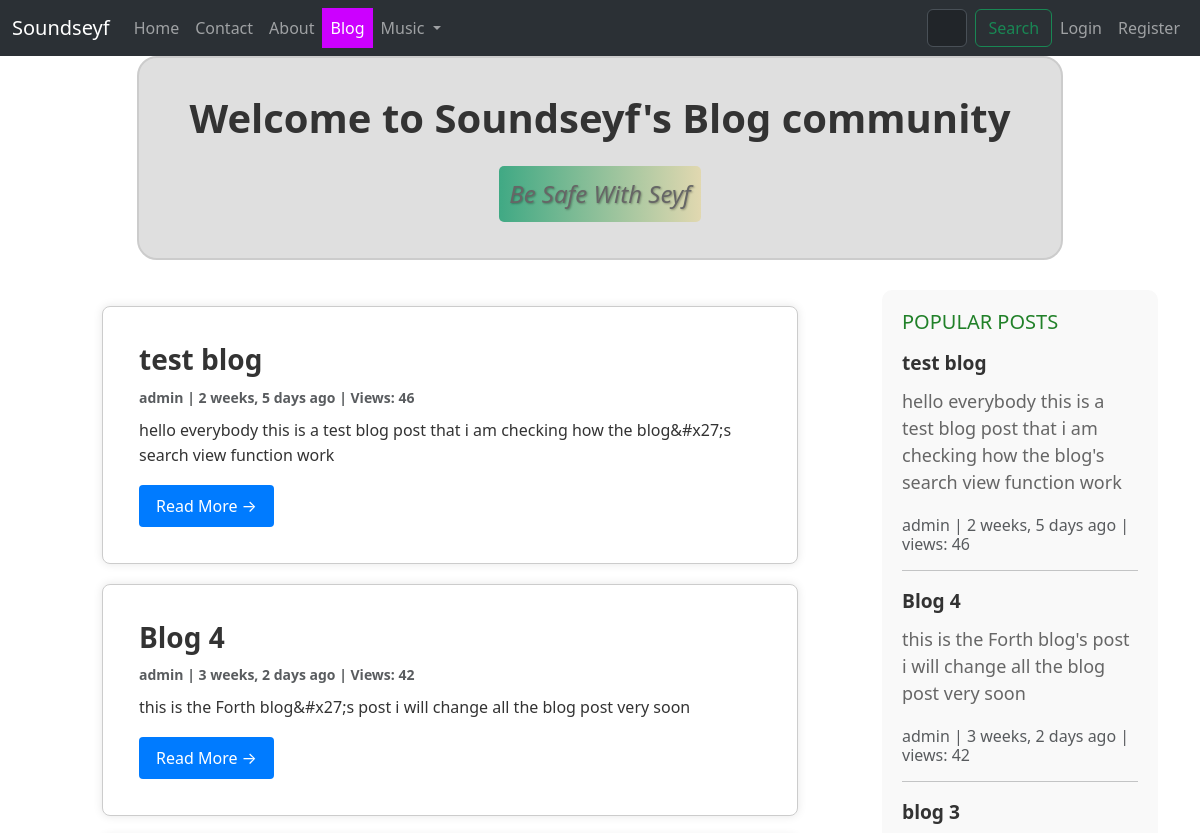
The page /blog/ (upper part) on the database as committed earlier.
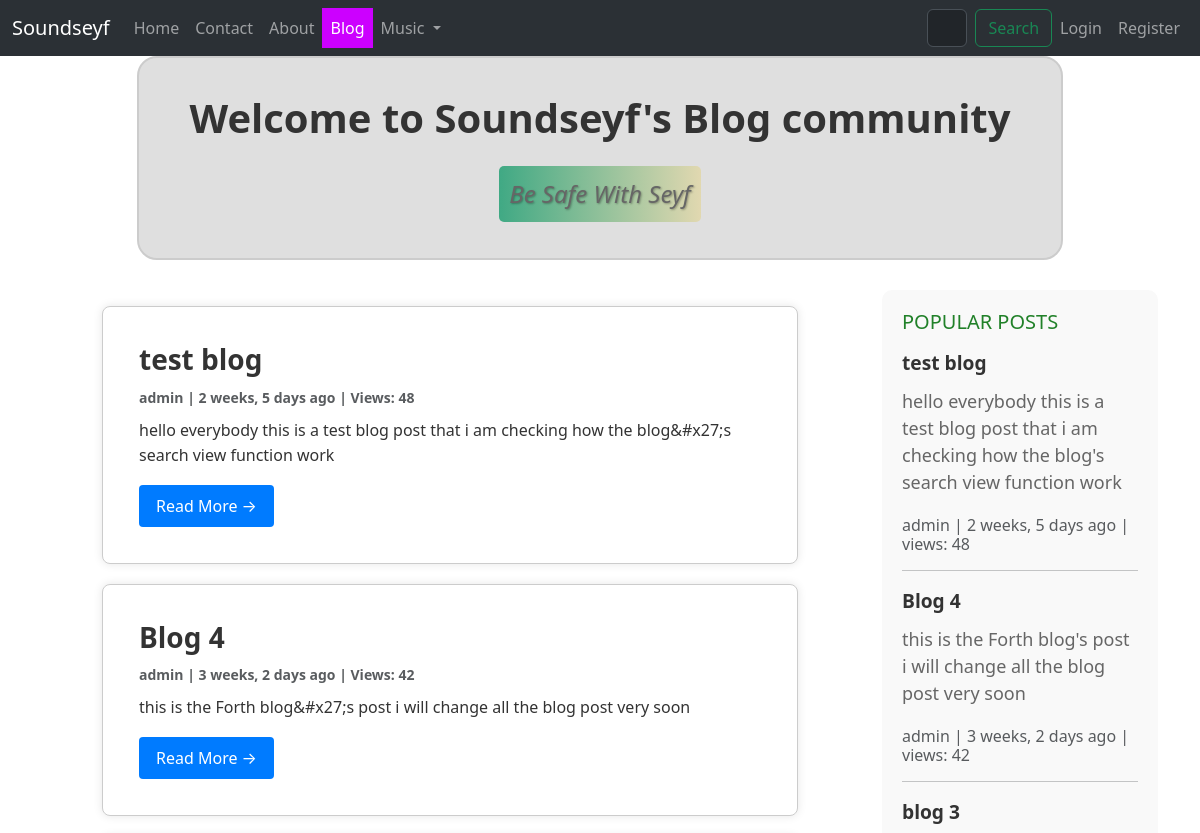
The same page on the database as committed later.
### blog/models.py (models this page shows, shortened)
class Post(models.Model):
    title = models.CharField(max_length=255,unique=True)
    slug = models.SlugField(max_length=255,unique=True)
    author = models.ForeignKey(User,on_delete=models.CASCADE,null=True)
    content = models.TextField(null=True,blank=True)
    created_on = models.DateTimeField(auto_now_add=True)
    updated_on = models.DateTimeField(auto_now=True)
    published_on = models.DateTimeField(null=True)
    status = models.CharField(max_length=255,choices=STATUS_CHOICES)
    counted_views = models.IntegerField(default=0)
    login_required = models.BooleanField(default=False)
    class Meta:
        ordering = ['-created_on']

### blog/views.py (the view)
# urls.py: path('',views.PostList.as_view(),name="blog-home"),
class PostList(generic.ListView):
    now = timezone.now()
    queryset = Post.objects.filter(status='p' , published_on__lte=now).order_by('-created_on')
    context_object_name = 'post_list'
    paginate_by = 3
    template_name = "blog/blog-home.html"

### blog/templatetags/blog-tags.py (called while the page is built)
@register.inclusion_tag('blog/sidebar.html')
def popularpost():
    popularposts = Post.objects.all().order_by('-counted_views')[:3]
    return  {"popularposts":popularposts}

### templates/blog/blog-home.html (shortened to what the changed rows need)
{% load humanize %}
{% load blog-tags %}
<!DOCTYPE html>
<html lang="en">
<head>
    <link href="https://cdn.jsdelivr.net/npm/bootstrap@5.3.3/dist/css/bootstrap.min.css" rel="stylesheet"
>
<body data-bs-theme="light">
    <div class="container post-container">
        <div class="row">
            <div class="col-md-8 mt-3">
                {% for post in post_list %}
                <div class="card post-card">
                    <div class="card-body">
                        <h2 class="card-title post-title">{{ post.title }}</h2>
                        <p class="card-text text-muted post-meta" style="font-weight: bold;">{{ post.author }} | {{ post.created_on|naturaltime }}
                            | Views: {{ post.counted_views }}</p>
                        <p class="card-text post-content">{{ post.content|truncatewords_html:50 }}</p>
                        <a href="{% url 'blog:blog-single' post.slug %}" class="btn read-more-btn">Read More &rarr;</a>
                    </div>
                </div>
                {% endfor %}
            </div>
        {% popularpost %}
        </div>
    </div>
</body>
</html>

### templates/blog/sidebar.html (shortened to what this page needs)
{% load static %}
{% load humanize %}
<!DOCTYPE html>
<html lang="en">
<head>
</head>
<body>
    <div class="sidebar">
        <div class="sidebar-widget">
            <h4>POPULAR POSTS</h4>
            <ul class="popular-posts-list">
                {% for post in popularposts %}
                <li style="font-weight: bolder;"><a href="{% url 'blog:blog-single' post.slug %}">{{ post.title }}</a>
                </li>
                <div class="blog-snippet">{{ post.content|truncatewords:20 }}</div>
                <p class="card-text text-muted h6">{{ post.author }} | {{post.created_on|naturaltime }} | views:
                    {{post.counted_views}}</p>
                <hr>
                {% endfor %}
            </ul>
        </div>
    </div>
</body>
</html>

Rows that differ between the two databases and show on the page:
changed Post "test blog": counted_views "46" → "48"
